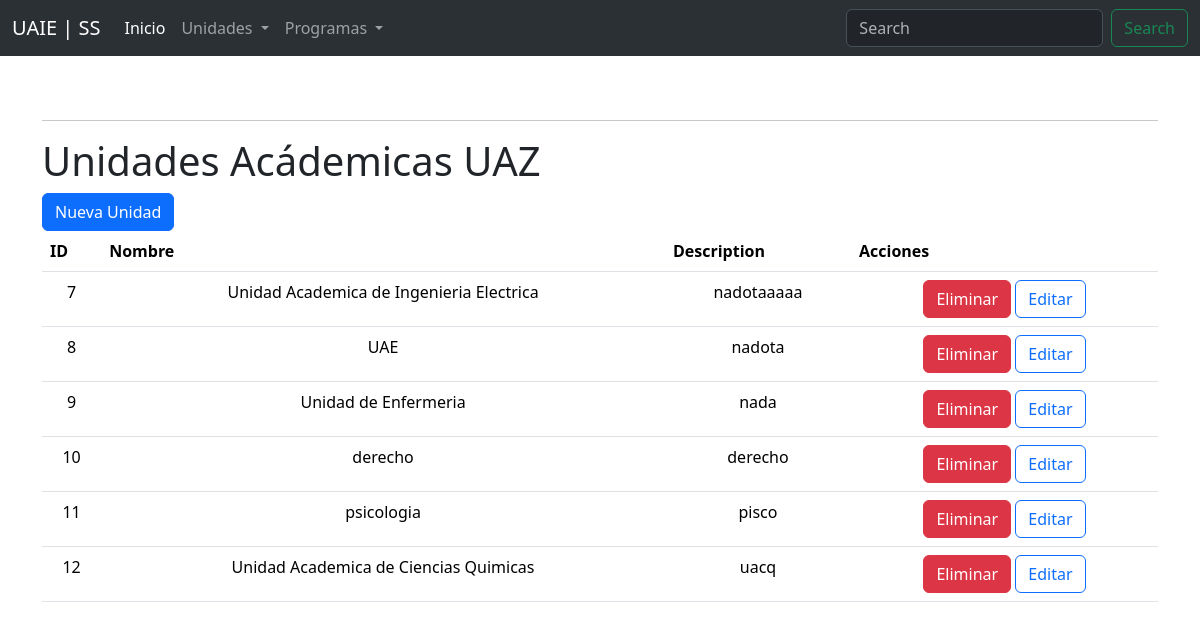
/unidades/lista/, run on the app's committed database.
### programa_academico/models.py (models this page shows, shortened)
class UnidadAcademica(models.Model):
    nombre = models.CharField(max_length=150)
    descripcion = models.TextField('Description')

### programa_academico/views.py (the view)
# urls.py: path('lista/', views.lista_unidades_academicas, name='lista_unidades'),
def lista_unidades_academicas(request):
    context = {'unidades' : UnidadAcademica.objects.all()}
    return render(request, 'lista_unidades.html', context)

### programa_academico/templates/lista_unidades.html (shortened to what this page needs)
{% extends 'base.html' %}
{% block contenido %}
<br>
<hr>
<body>
    <h1>Unidades Acádemicas UAZ</h1>
    <a class="btn btn-primary" href="{% url 'nueva_unidad' %}">Nueva Unidad</a>
    <form method="post">
        <table width="70%" class="table">
            <thead>
                <tr>
                    <th>ID</th>
                    <th>Nombre</th>
                    <th>Description</th>
                    <th>Acciones</th>
                </tr>
            </thead>
            <tbody align="center">
                {% for unidad in unidades %}
                    <tr>
                        <td>{{unidad.id}}</td>
                        <td>{{unidad.nombre}}</td>
                        <td>{{unidad.descripcion}}</td>
                        <td>
                            <a href="{% url 'eliminar_unidad' unidad.id %}" class="btn btn-danger">Eliminar</a>
                            <a href="{% url 'editar_unidad' unidad.id %}" class="btn btn-outline-primary">Editar</a>
                        </td>
                    </tr>
                {% endfor %}
            </tbody>
        </table>
    </form>
</body>
{% endblock contenido %}

### programa_academico/templates/base.html (shortened to what this page needs)
<!DOCTYPE html>
<html lang="en">
<head>
    <link href="https://cdn.jsdelivr.net/npm/bootstrap@5.3.3/dist/css/bootstrap.min.css" rel="stylesheet"
>
    <link rel="stylesheet" href="https://cdn.jsdelivr.net/npm/bootstrap-icons@1.11.3/font/bootstrap-icons.min.css">
</head>
<body>
    <nav class="navbar navbar-expand-lg bg-body-tertiary bg-primary" data-bs-theme="dark">
        <div class="container-fluid">
            <a class="navbar-brand" href="#">UAIE | SS</a>
            <div class="collapse navbar-collapse" id="navbarSupportedContent">
                <ul class="navbar-nav me-auto mb-2 mb-lg-0">
                    <li class="nav-item">
                        <a class="nav-link active" aria-current="page" href="{% url 'bienvenida' %}">Inicio</a>
                    </li>
                    <li class="nav-item dropdown">
                        <a class="nav-link dropdown-toggle" href="#" role="button" data-bs-toggle="dropdown"
                            aria-expanded="false">
                            Unidades
                        </a>
                    </li>
                    <li class="nav-item dropdown">
                      <a class="nav-link dropdown-toggle" href="#" role="button" data-bs-toggle="dropdown"
                          aria-expanded="false">
                          Programas
                      </a>
                  </li>
                </ul>
                <form class="d-flex" role="search">
                    <input class="form-control me-2" type="search" placeholder="Search" aria-label="Search">
                    <button class="btn btn-outline-success" type="submit">Search</button>
                </form>
            </div>
        </div>
    </nav>
    <div class="container">
      <br>
        {% block contenido %}
        {% endblock contenido %}
    </div>
</body>
</html>

### data on the page
UnidadAcademica: id "7", nombre "Unidad Academica de Ingenieria Electrica", descripcion "nadotaaaaa"
UnidadAcademica: id "8", nombre "UAE", descripcion "nadota"
UnidadAcademica: id "9", nombre "Unidad de Enfermeria", descripcion "nada"
UnidadAcademica: id "10", nombre "derecho", descripcion "derecho"
UnidadAcademica: id "11", nombre "psicologia", descripcion "pisco"
UnidadAcademica: id "12", nombre "Unidad Academica de Ciencias Quimicas", descripcion "uacq"
